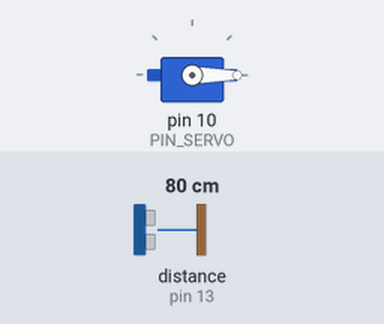
Simulated run of this sketch. Board: Arduino Uno, built with avr-gcc and run on an emulated ATmega328P. Parts: servo. Wiring (inferred from the names in the program): ultrasonic range finder: trigger pin 12; echo pin 13. The test bench sets the inputs (shaded band); at power-on: distance to the obstacle (sensor on pin 13) 80 cm. The echo pulse lasts 58.3 µs per cm.

Above: at 1.5 s.
1.6 s: distance to the obstacle (sensor on pin 13) set to 26 cm
3.2 s: distance to the obstacle (sensor on pin 13) set to 21 cm
At 5.8 s:
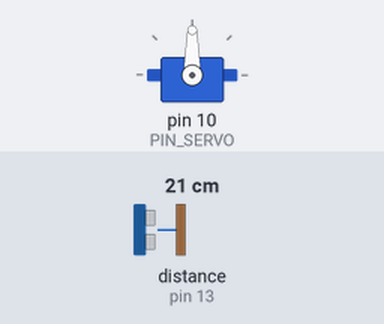
6.2 s: distance to the obstacle (sensor on pin 13) set to 24 cm
7.7 s: distance to the obstacle (sensor on pin 13) set to 30 cm
At 8.25 s:
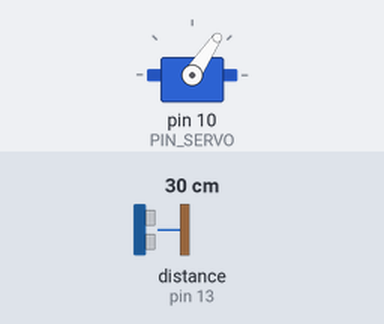
10.7 s: distance to the obstacle (sensor on pin 13) set to 2 cm
At 11.53 s:
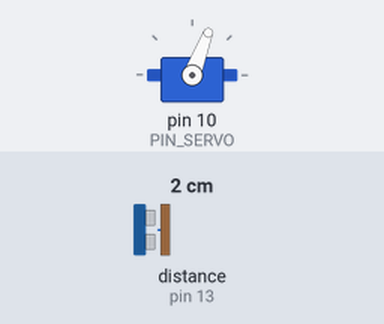
13.7 s: distance to the obstacle (sensor on pin 13) set to 35 cm
At 14.62 s:
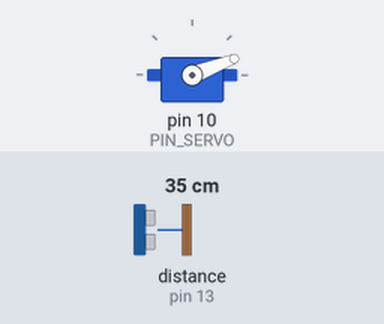
Timing chart, 0 to 16.7 s (numbered marks = the images above; inputs shaded):
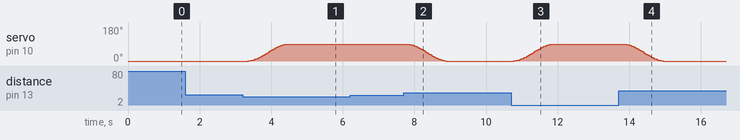

Measured:
- the behaviour switches between 23 and 22 cm on distance to the obstacle (sensor on pin 13) (found by bisection; images 0 and 1)
- the behaviour switches between 26 and 27 cm on distance to the obstacle (sensor on pin 13) (found by bisection; images 1 and 2)
- after the input at 1.6 s, every drawn part: stays the same
- after the input at 3.2 s, servo on pin 10 (PIN_SERVO): moves from 0° to 90° over 1.1 s, starting after 0.16 s
- after the input at 6.2 s, every drawn part: stays the same
- after the input at 7.7 s, servo on pin 10 (PIN_SERVO): moves from 90° to 0° over 1.1 s, starting after 0.10 s
- after the input at 10.7 s, servo on pin 10 (PIN_SERVO): moves from 0° to 90° over 1.1 s, starting after 0.08 s
- after the input at 13.7 s, servo on pin 10 (PIN_SERVO): moves from 90° to 0° over 1.1 s, starting after 0.16 s

The sketch:

cosin_10C16.ino
```cpp
/*
 * 도전과제1: 주차장 차단기 (Cosine Easing)
 * - 초음파로 차량 접근 감지 -> 서보 차단기 부드럽게 상승/하강
 * - 코사인 이징: ease = (1 - cos(pi*u)) / 2
 * - 비블로킹 millis(), EMA, 히스테리시스 적용
 */

#include <Servo.h>
#include <math.h>

// ====== 핀 설정 ======
#define PIN_SERVO 10
#define PIN_TRIG  12
#define PIN_ECHO  13

// ====== 서보/동작 파라미터 ======
static const int   ANGLE_CLOSED = 0;
static const int   ANGLE_OPENED = 90;
static const unsigned long MOVE_MS = 1200;

// ====== 거리/센서 파라미터 ======
static const float SND_VEL  = 346.0f;
static const int   INTERVAL = 25;
static const int   PULSE_US = 10;
static const float EMA_ALPHA = 0.3f;
static const int   OPEN_DIST_MM  = 220;
static const int   CLOSE_DIST_MM = 260;
static const unsigned long ECHO_TIMEOUT_US = (INTERVAL / 2) * 1000UL;

// ====== 전역 ======
Servo gate;
unsigned long lastSample = 0;
bool   emaInited = false;
float  distEma   = 9999.0f;

enum GateState { IDLE, OPENING, CLOSING };
GateState state = IDLE;
unsigned long moveStart = 0;
int startAngle  = ANGLE_CLOSED;
int targetAngle = ANGLE_CLOSED;

// ====== 유틸 ======
float measureDistanceMM() {
  digitalWrite(PIN_TRIG, LOW);
  delayMicroseconds(2);
  digitalWrite(PIN_TRIG, HIGH);
  delayMicroseconds(PULSE_US);
  digitalWrite(PIN_TRIG, LOW);

  unsigned long duration = pulseIn(PIN_ECHO, HIGH, ECHO_TIMEOUT_US);
  if (duration == 0) return NAN;
  return 0.173f * (float)duration; // = (SND_VEL*1000*duration*1e-6)/2
}

float emaUpdate(float prev, float sample) {
  if (isnan(sample)) return prev;
  if (!emaInited) { emaInited = true; return sample; }
  return EMA_ALPHA * sample + (1.0f - EMA_ALPHA) * prev;
}

// Cosine ease-in-out: u∈[0,1] -> [0,1]
float easeCosine(float u) {
  // Arduino는 PI 상수가 제공됨
  return 0.5f * (1.0f - (float)cos(PI * u));
}

void startMove(int newTarget) {
  startAngle  = gate.read(); // 직전 각도
  targetAngle = newTarget;
  moveStart   = millis();
  state = (targetAngle > startAngle) ? OPENING : CLOSING;
}

void updateMove() {
  if (state == IDLE) return;

  unsigned long elapsed = millis() - moveStart;
  if (elapsed >= MOVE_MS) {
    gate.write(targetAngle);
    state = IDLE;
    return;
  }
  float u = (float)elapsed / (float)MOVE_MS;   // 0..1
  float e = easeCosine(u);
  float angle = startAngle + (targetAngle - startAngle) * e;
  gate.write((int)(angle + 0.5f));
}

void setup() {
  pinMode(PIN_TRIG, OUTPUT);
  pinMode(PIN_ECHO, INPUT);
  digitalWrite(PIN_TRIG, LOW); // 안정화
  gate.attach(PIN_SERVO);
  gate.write(ANGLE_CLOSED);
  delay(300);
}

void loop() {
  unsigned long now = millis();
  if (now - lastSample >= INTERVAL) {
    lastSample = now;

    float d = measureDistanceMM();
    distEma = emaUpdate(distEma, d);

    if (state == IDLE) {
      if (distEma <= OPEN_DIST_MM) {
        if (gate.read() != ANGLE_OPENED) startMove(ANGLE_OPENED);
      } else if (distEma >= CLOSE_DIST_MM) {
        if (gate.read() != ANGLE_CLOSED) startMove(ANGLE_CLOSED);
      }
    }
  }
  updateMove();
}
```
